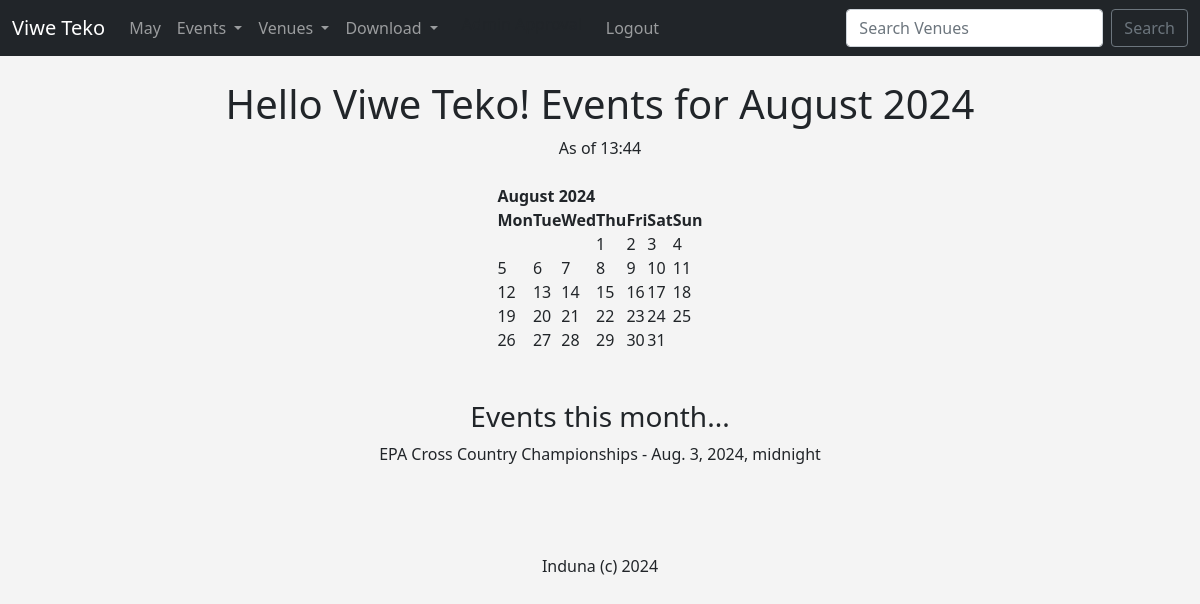
The page / (signed in) on the database its author committed.
### events/models.py (models this page shows, shortened)
class Event(models.Model):
    name = models.CharField('Event Name', max_length=100)
    event_date = models.DateTimeField('Event Date')
    venue = models.ForeignKey(Venue, blank=True, on_delete=models.CASCADE)
    manager = models.ForeignKey(User, blank=True, null=True,
    on_delete=models.SET_NULL)
    description = models.TextField(blank=True)
    attendees = models.ManyToManyField(MyClubUser, blank=True)
    approved = models.BooleanField('Approved', default=False)

### events/views.py (the view)
# urls.py: path('', views.home, name="home"),
def home(request, year=datetime.now().year, month=datetime.now() .strftime('%B')):
    name = "Viwe Teko"
    month = month.capitalize()
    month_num = int(list(calendar.month_name).index(month))
    cal = HTMLCalendar().formatmonth(year, month_num)
    now = datetime.now()
    current = now.year
    time = now.strftime('%H:%M %Z%z')
    event_list = Event.objects.filter(
        event_date__year = year,
        event_date__month = month_num
        )
    return render(request,
    'events/home.html', {
        "name": name,
        "year": year,
        "month": month,
        "month_num": month_num,
        "cal": cal,
        "current": current,
        "time": time,
        "event_list": event_list,
    })

### events/templates/events/home.html
{% extends 'events/base.html' %}
{% block content %}
<center>
<h1>Hello {{ name }}! Events for {{ month }} {{ year }}</h1>
As of {{ time }}
<br></br>
{{ cal|safe }}
<br/><br/>
    <h3>Events this month...</h3>
    {% if event_list %}
        {% for event in event_list %}
            <p>{{ event.name }} - {{ event.event_date }}</p>
        {% endfor %}
    {% else %}
        <p>No events this month</p>
    {% endif %}
<br/><br/><br/>
Induna (c) {{ current }}
</center>
{% endblock %}

### events/templates/events/base.html (style rules this page uses)
body { background-color: #f4f4f4; }

### rows shown on the page
Event: name "EPA Cross Country Championships", event_date "Aug. 3, 2024, midnight"

### other values the page prints
{{ name }} "Viwe Teko"
{{ month }} "August"
{{ cal|safe }} "August 2024 Mon Tue Wed Thu Fri Sat Sun 1 2 3 4 5 6 7 8 9 10 11 12 13 14 15 16 17 18 19 20 21 22 23 24 25 26 27 28 29 30 31"
